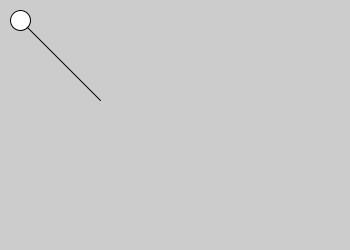
Frame 1 (no input)
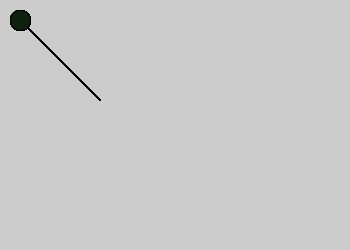
Frame 60 (the mouse pressed at the canvas centre just before this capture)
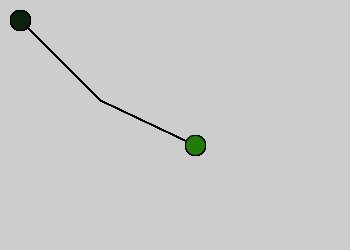
Frame 120 (the mouse held since frame 60 and released just before this capture)

The Processing sketch that drew these frames (run headless with seeded random() and noise(); from frame 60 on, the mouse is pressed at the canvas centre):

// Processing sketch: processing_106929
// ── processing_106929.pde

void setup() {  //setup function called initially, only once
  size(350,250);
  }
 
void draw() { 
   line(20+mouseX,20+mouseY,100,100);
ellipse( 20+mouseX,20+mouseY,20,20);
  if (mousePressed) {
      fill(34,123,11);
}
      else {
      fill(13,34,13);
}
      }
